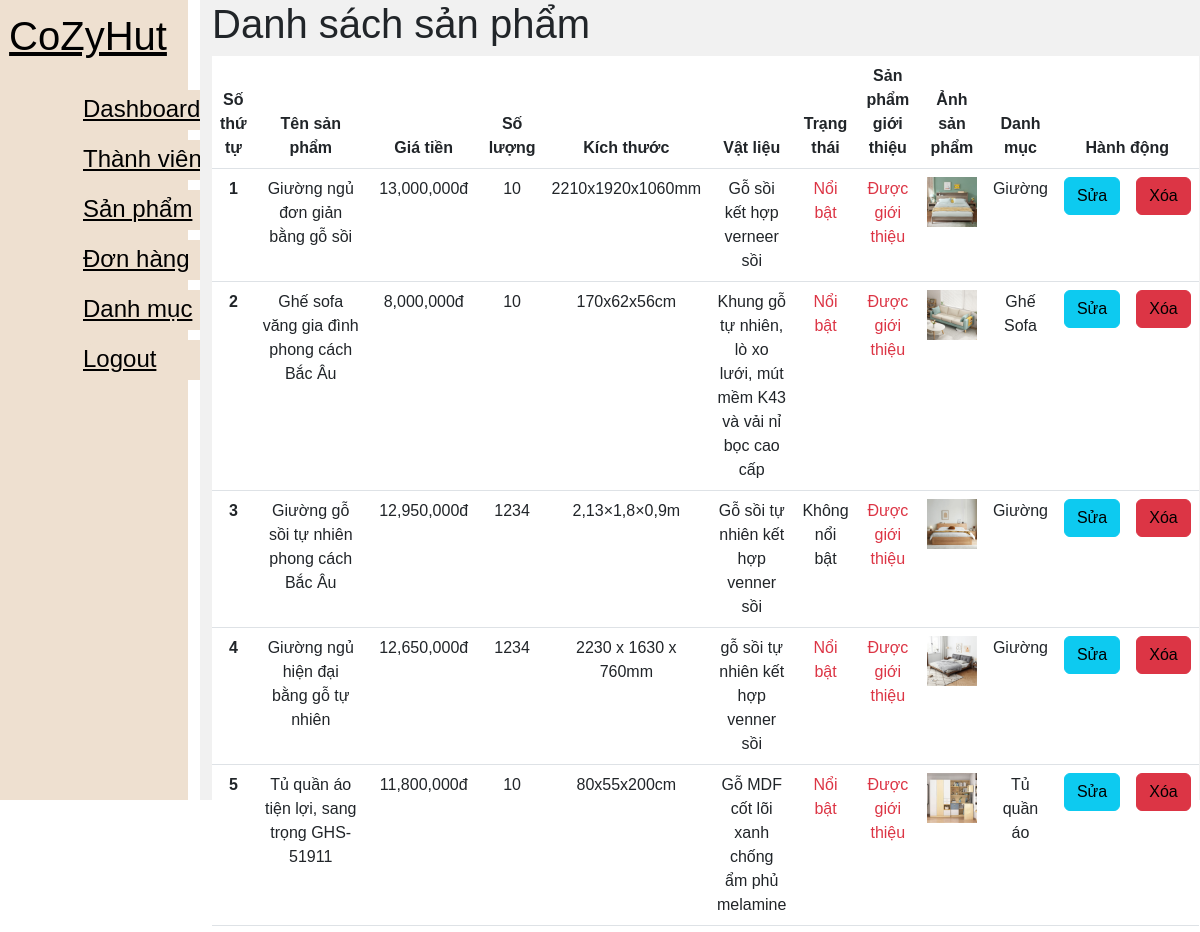
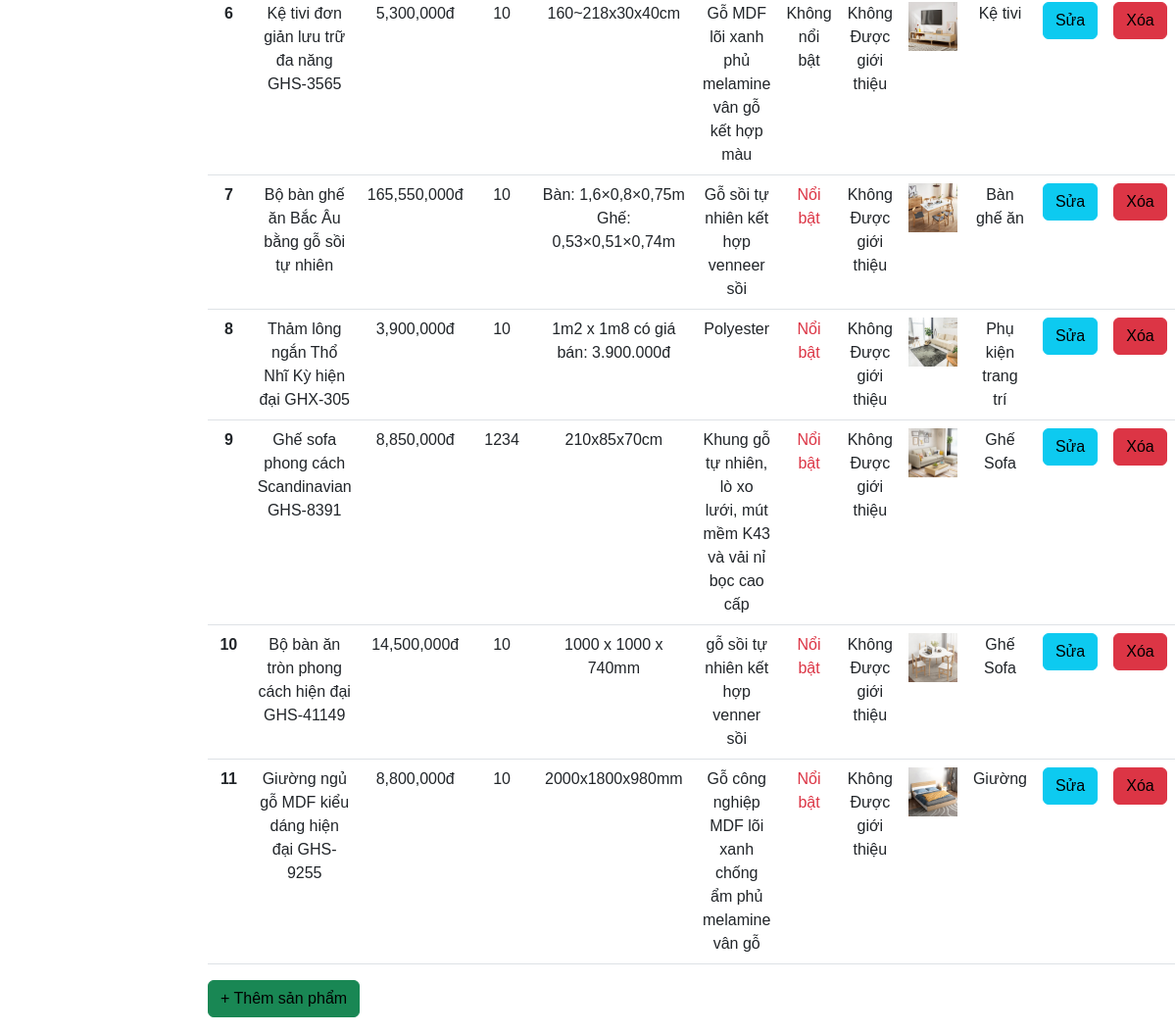
Screenshot of /index.php?controller=admin&redirect=product (signed in) with the database file from the repository (2 pictures, top to bottom).
### tables this page shows
CREATE TABLE `product` (
  `id` int(11) NOT NULL,
  `cat_id` int(11) NOT NULL,
  `name` varchar(255) NOT NULL,
  `price` decimal(10,0) NOT NULL,
  `image` varchar(1000) NOT NULL,
  `quantity` int(11) NOT NULL,
  `featured` int(1) NOT NULL,
  `description` text NOT NULL,
  `recommend` int(1) NOT NULL,
  `material` varchar(255) NOT NULL,
  `size` varchar(255) NOT NULL
);

CREATE TABLE `category` (
  `id_cat` int(11) NOT NULL,
  `cat_name` varchar(255) NOT NULL
);

### index.php (called while the page is built, shortened)
<?php
require_once('Controller/main_controller.php');
?>

### Model/Admin/Product/product_model.php (called while the page is built, shortened)
<?php
function index()
{
    include_once('Config/connect.php');
    $query_prd = mysqli_query($connect, "SELECT * FROM product INNER JOIN category ON category.id_cat = product.cat_id");
    $query_cate = mysqli_query($connect, "SELECT * FROM category");
    $arr = array();
    $arr['category'] = $query_cate;
    $arr['product']  = $query_prd;
    return $arr;
}
switch ($action) {
    case '':
        $record = index();
        break;
}
?>

### Views/Admin/Product/main.php (the view, shortened to what this page needs)
<!DOCTYPE html>
<html lang="en">
<head>
    <link rel="stylesheet" href="css/styleadmin.css">
    <link rel="stylesheet" href="https://cdn.jsdelivr.net/npm/bootstrap@5.3.0-alpha1/dist/css/bootstrap.min.css">
</head>
<div class="row">
<div class="side-menu col-2 ">
        <div class="brand-name">
            <h1><a href="index.php">CoZyHut</a></h1>
        </div>
        <ul>
        <li>
            <a href="?controller=admin">Dashboard</a></li>
            <li><a href="?controller=admin&redirect=user">Thành viên</a></li>
            <li><a href="?controller=admin&redirect=product">Sản phẩm</a></li>
            <li><a href="#">Đơn hàng</a></li>
            <li><a href="?controller=admin&redirect=category">Danh mục</a></li>
            <li><a href="?controller=login&action=logout">Logout</a></li>
        </ul>
    </div>
    <div class="container col-10 ">
        <table class="table text-center">
            <h1 text-align="center">Danh sách sản phẩm</h1>
            <thead>
                <tr>
                    <th scope="col">Số thứ tự</th>
                    <th scope="col">Tên sản phẩm</th>
                    <th scope="col">Giá tiền</th>
                    <th scope="col">Số lượng</th>
                    <th scope="col">Kích thước</th>
                    <th scope="col">Vật liệu</th>
                    <th scope="col">Trạng thái</th>
                    <th scope="col">Sản phẩm giới thiệu</th>
                    <th scope="col">Ảnh sản phẩm</th>
                    <th scope="col">Danh mục</th>
                    <th scope="col" colspan="2">Hành động</th>
                </tr>
            </thead>
            <tbody>
                <?php
                $stt = 1;
                foreach ($record['product'] as $item) {
                    ?>
                    <tr>
                        <th scope="row">
                            <?= $stt; ?>
                        </th>
                        <td>
                            <?= $item['name']; ?>
                        </td>
                        <td>
                            <?= number_format($item['price']); ?>đ
                        </td>
                        <td>
                            <?= $item['quantity']; ?>
                        </td>
                        <td>
                            <?= $item['size']; ?>
                        </td>
                        <td>
                            <?= $item['material']; ?>
                        </td>
                        <?php
                        if ($item['featured'] == 1) {
                            echo '<td class="text-danger">Nổi bật</td>';
                        } else {
                            echo '<td>Không nổi bật</td>';
                        }
                        ?>
                        <?php
                        if ($item['recommend'] == 1) {
                            echo '<td class="text-danger">Được giới thiệu</td>';
                        } else {
                            echo '<td>Không Được giới thiệu</td>';
                        }
                        ?>
                        <td><img src="images/<?= $item['image']; ?>"></td>
                        <td>
                            <?= $item['cat_name']; ?>
                        </td>
                        <td><a href="?controller=<?= $controller ?>&redirect=<?= $redirect ?>&action=edit&id=<?= $item['id']; ?>"
                                class="btn btn-info">Sửa</a></td>
                        <td><a onClick="confirm('Bạn có chắc chắn xóa sản phẩm không?')"
                                href="?controller=<?= $controller ?>&redirect=<?= $redirect ?>&action=destroy&id=<?= $item['id']; ?>"
                                class="btn btn-danger">Xóa</a></td>
                    </tr>
                    <?php $stt++;
                } ?>
            </tbody>
        </table>
        <a href="?controller=<?= $controller ?>&redirect=<?= $redirect ?>&action=create" class="btn btn-success mb-3">+
            Thêm sản phẩm</a>
    </div>
</div>
</body>
</html>

### css/styleadmin.css (style rules this page uses)
* { margin: 0; padding: 0; box-sizing: border-box; font-family: Helvetica, Arial, sans-serif; }
a { color: #000000 !important; text-decoration: none; background-color: transparent; }
li { list-style: none; }
h1, h2 { color: #444; }
.h1, .h2, .h3, .h4, .h5, .h6, h1, h2, h3, h4, h5, h6 { margin-top: 2rem; margin-bottom: 0.5rem; font-weight: 500; line-height: 1.2; color: var(--bs-heading-color,inherit); }
.btn { background: rgba(238, 224, 208); color: white; padding: 5px 10px; text-align: center; }
.side-menu { position: fixed; background: rgba(238, 224, 208); width: 20vw; min-height: 100vh; display: flex; flex-direction: column; }
.side-menu .brand-name { height: 10vh; display: flex; align-items: center; justify-content: center; }
.side-menu li { width: 210px; height: 40px; margin-left: 50px; margin-top: 10px; background: rgba(238, 224, 208); border: 1px solid rgba(238, 224, 208); transition: 0.5s ease; cursor: pointer; font-weight: 500; border-radius: 50px 50px 50px 50px; font-size: 24px; padding: px 40px; color: white; display: flex; text-align: center; }
.container { position: absolute; right: 0; width: 80vw; height: 100vh; background: #f1f1f1; }

### Views/Admin/Product/main.php (style rules this page uses)
img { width: 50px; height: auto; }

### rows the page displays
product: name "Giường ngủ đơn giản bằng gỗ sồi", price "13,000,000", quantity "10", size "2210x1920x1060mm", material "Gỗ sồi kết hợp verneer sồi", featured "Nổi bật", recommend "Được giới thiệu", image (picture), cat.cat_name "Giường"
product: name "Ghế sofa văng gia đình phong cách Bắc Âu", price "8,000,000", quantity "10", size "170x62x56cm", material "Khung gỗ tự nhiên, lò xo lưới, mút mềm K43 và vải nỉ bọc cao cấp", featured "Nổi bật", recommend "Được giới thiệu", image (picture), cat.cat_name "Ghế Sofa"
product: name "Giường gỗ sồi tự nhiên phong cách Bắc Âu", price "12,950,000", quantity "1234", size "2,13×1,8×0,9m", material "Gỗ sồi tự nhiên kết hợp venner sồi", featured "Không nổi bật", recommend "Được giới thiệu", image (picture), cat.cat_name "Giường"
product: name "Giường ngủ hiện đại bằng gỗ tự nhiên", price "12,650,000", quantity "1234", size "2230 x 1630 x 760mm", material "gỗ sồi tự nhiên kết hợp venner sồi", featured "Nổi bật", recommend "Được giới thiệu", image (picture), cat.cat_name "Giường"
product: name "Tủ quần áo tiện lợi, sang trọng GHS-51911", price "11,800,000", quantity "10", size "80x55x200cm", material "Gỗ MDF cốt lõi xanh chống ẩm phủ melamine", featured "Nổi bật", recommend "Được giới thiệu", image (picture), cat.cat_name "Tủ quần áo"
product: name "Kệ tivi đơn giản lưu trữ đa năng GHS-3565", price "5,300,000", quantity "10", size "160~218x30x40cm", material "Gỗ MDF lõi xanh phủ melamine vân gỗ kết hợp màu", featured "Không nổi bật", recommend "Không Được giới thiệu", image (picture), cat.cat_name "Kệ tivi"
product: name "Bộ bàn ghế ăn Bắc Âu bằng gỗ sồi tự nhiên", price "165,550,000", quantity "10", size "Bàn: 1,6×0,8×0,75m Ghế: 0,53×0,51×0,74m", material "Gỗ sồi tự nhiên kết hợp venneer sồi", featured "Nổi bật", recommend "Không Được giới thiệu", image (picture), cat.cat_name "Bàn ghế ăn"
product: name "Thảm lông ngắn Thổ Nhĩ Kỳ hiện đại GHX-305", price "3,900,000", quantity "10", size "1m2 x 1m8 có giá bán: 3.900.000đ", material "Polyester", featured "Nổi bật", recommend "Không Được giới thiệu", image (picture), cat.cat_name "Phụ kiện trang trí"
product: name "Ghế sofa phong cách Scandinavian GHS-8391", price "8,850,000", quantity "1234", size "210x85x70cm", material "Khung gỗ tự nhiên, lò xo lưới, mút mềm K43 và vải nỉ bọc cao cấp", featured "Nổi bật", recommend "Không Được giới thiệu", image (picture), cat.cat_name "Ghế Sofa"
product: name "Bộ bàn ăn tròn phong cách hiện đại GHS-41149", price "14,500,000", quantity "10", size "1000 x 1000 x 740mm", material "gỗ sồi tự nhiên kết hợp venner sồi", featured "Nổi bật", recommend "Không Được giới thiệu", image (picture), cat.cat_name "Ghế Sofa"
product: name "Giường ngủ gỗ MDF kiểu dáng hiện đại GHS-9255", price "8,800,000", quantity "10", size "2000x1800x980mm", material "Gỗ công nghiệp MDF lõi xanh chống ẩm phủ melamine vân gỗ", featured "Nổi bật", recommend "Không Được giới thiệu", image (picture), cat.cat_name "Giường"
